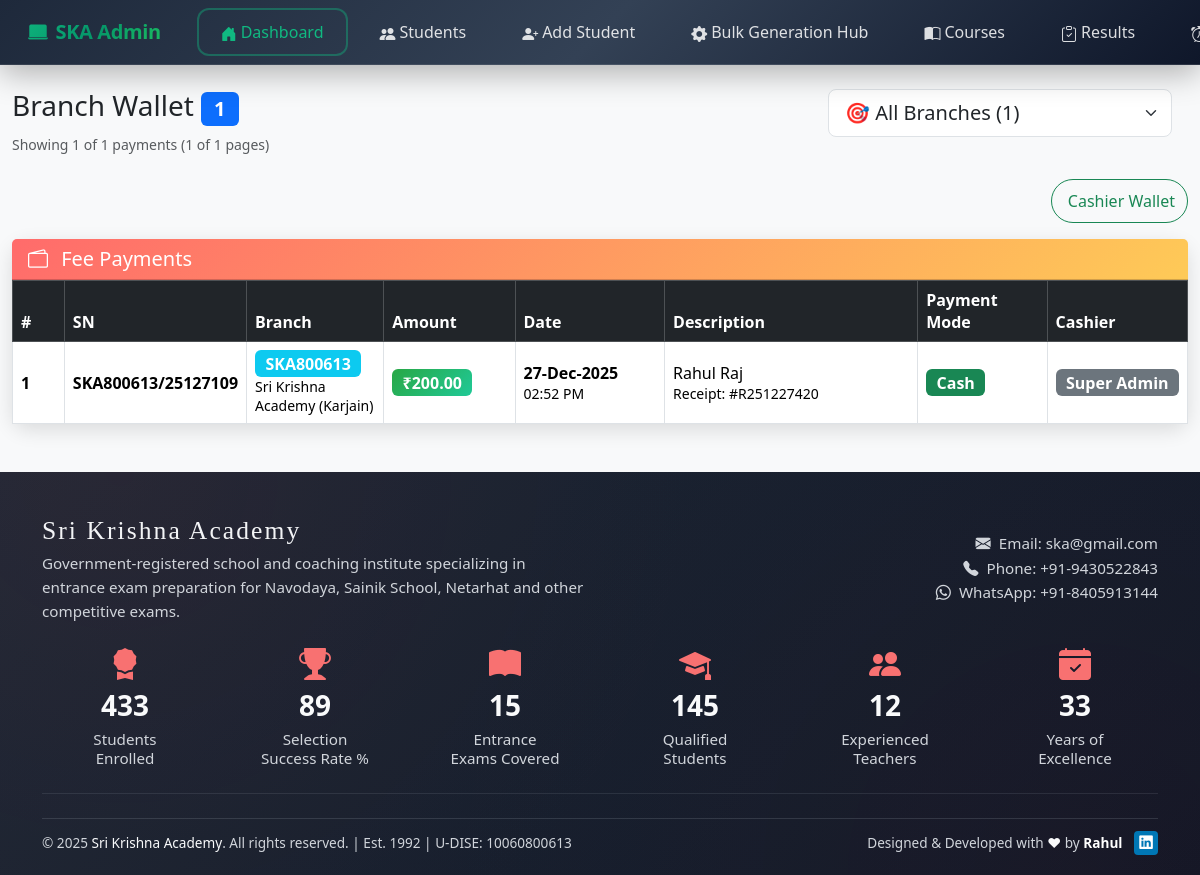
Screenshot of /admin/branch-wallet.php (signed in) with the database file from the repository.
### tables this page shows
CREATE TABLE `fee_payments` (
  `id` int(11) NOT NULL,
  `reg_no` varchar(50) NOT NULL,
  `amount` decimal(8,2) NOT NULL,
  `payment_mode` varchar(20) DEFAULT 'Cash',
  `receipt_no` varchar(30) DEFAULT NULL,
  `payment_date` date DEFAULT curdate(),
  `added_by` varchar(50) DEFAULT NULL,
  `created_at` datetime DEFAULT current_timestamp()
);

CREATE TABLE `study_centers` (
  `id` int(11) NOT NULL,
  `center_code` varchar(20) NOT NULL,
  `center_name` varchar(255) NOT NULL,
  `district` varchar(100) NOT NULL,
  `state` varchar(100) DEFAULT 'Bihar',
  `address` text DEFAULT NULL,
  `pincode` varchar(10) DEFAULT NULL,
  `phone` varchar(20) DEFAULT NULL,
  `is_active` tinyint(1) DEFAULT 1 COMMENT '1-Active\r\n0-Inactive',
  `created_at` timestamp NOT NULL DEFAULT current_timestamp()
);

CREATE TABLE `students` (
  `id` int(11) NOT NULL,
  `reg_no` varchar(50) DEFAULT NULL,
  `student_name` varchar(100) DEFAULT NULL,
  `father_name` varchar(100) DEFAULT NULL,
  `mother_name` varchar(100) DEFAULT NULL,
  `dob` date DEFAULT NULL,
  `gender` enum('Male','Female','Other') DEFAULT NULL,
  `category` varchar(50) DEFAULT NULL,
  `marital_status` varchar(30) DEFAULT NULL,
  `identity_type` varchar(50) DEFAULT NULL,
  `id_number` varchar(50) DEFAULT NULL,
  `qualification` varchar(100) DEFAULT NULL,
  `mobile` varchar(15) DEFAULT NULL,
  `email` varchar(100) DEFAULT NULL,
  `address` text DEFAULT NULL,
  `pincode` varchar(10) DEFAULT NULL,
  `state` varchar(50) DEFAULT NULL,
  `district` varchar(50) DEFAULT NULL,
  `city` varchar(50) DEFAULT NULL,
  `study_center_code` varchar(20) DEFAULT NULL,
  `religion` varchar(50) DEFAULT NULL,
  `course_code` varchar(200) DEFAULT NULL,
  `session_year` varchar(20) DEFAULT NULL,
  `enquiry_source` varchar(100) DEFAULT NULL,
  `photo` varchar(255) DEFAULT NULL,
  `total_fees` decimal(10,2) DEFAULT NULL,
  `admission_date` date DEFAULT NULL,
  `status` varchar(20) DEFAULT 'Active',
  `id_card_generated` varchar(10) DEFAULT 'No' COMMENT 'Yes/No - ID card generation status',
  `marksheet_gen` varchar(10) NOT NULL DEFAULT 'No',
  `certificate_gen` varchar(10) NOT NULL DEFAULT 'No',
  `admit_card_gen` varchar(10) NOT NULL DEFAULT 'No',
  `marksheet_gen_date` date DEFAULT NULL,
  `certificate_gen_date` date DEFAULT NULL
);

### admin/branch-wallet.php (the view, shortened to what this page needs)
<?php
include '../includes/db.php';
$branch_filter = isset($_GET['branch_filter']) ? trim($_GET['branch_filter']) : '';
$per_page = 15;
$page = isset($_GET['page']) ? max(1, (int) $_GET['page']) : 1;
$offset = ($page - 1) * $per_page;
$count_query = "
    SELECT COUNT(DISTINCT fp.id) as total
    FROM fee_payments fp
    INNER JOIN students s ON fp.reg_no = s.reg_no
    INNER JOIN study_centers sc ON s.study_center_code = sc.center_code
";
$count_params = [];
if (!empty($branch_filter)) {
    $count_query .= " WHERE sc.center_code = ?";
    $count_params[] = $branch_filter;
} else {
    $count_query .= " WHERE s.reg_no IS NOT NULL";
}
$count_stmt = $pdo->prepare($count_query);
$count_stmt->execute($count_params);
$total_payments = $count_stmt->fetchColumn();
$total_pages = ceil($total_payments / $per_page);
$payments_query = "
    SELECT fp.*, s.student_name, sc.center_name, sc.center_code
    FROM fee_payments fp
    INNER JOIN students s ON fp.reg_no = s.reg_no
    INNER JOIN study_centers sc ON s.study_center_code = sc.center_code
";
$params = [];
$payments_query .= " ORDER BY fp.payment_date DESC, fp.id DESC LIMIT $per_page OFFSET $offset";
$stmt = $pdo->prepare($payments_query);
$stmt->execute($params);
$payments = $stmt->fetchAll();
include 'header.php';
?>
<!DOCTYPE html>
<html lang="en">
<head>
    <link href="https://cdn.jsdelivr.net/npm/bootstrap@5.3.3/dist/css/bootstrap.min.css" rel="stylesheet">
    <link href="https://cdn.jsdelivr.net/npm/bootstrap-icons@1.11.0/font/bootstrap-icons.css" rel="stylesheet">
</head>
<body>
    <div class="container-fluid mt-4 mb-5">
        <div class="row mb-4">
            <div class="col-md-6">
                <h3 class="mb-2">Branch Wallet
                    <span class="badge bg-primary fs-5"><?= $total_payments ?></span>
                </h3>
                <small class="text-muted">
                    Showing <?= count($payments) ?> of <?= $total_payments ?> payments
                    (<?= $page ?> of <?= $total_pages ?> pages)
                </small>
            </div>
            <div class="col-md-6">
                <div class="d-flex justify-content-end gap-2 align-items-center">
                    <form method="GET" class="d-flex me-3" style="max-width: 350px;">
                        <select name="branch_filter" class="form-select form-select-lg" onchange="this.form.submit()"
                            style="min-width: 250px;">
                            <option value="">🎯 All Branches (<?= $total_payments ?>)</option>
                        </select>
                    </form>
                </div>
            </div>
        </div>
        <div class="row mb-3">
            <div class="col-12 text-end">
                <a href="cashier-wallet" class="btn btn-outline-success btn-rounded">
                    <i class="bi bi-person-cash me-1"></i> Cashier Wallet
                </a>
            </div>
        </div>
        <div class="card section-card">
            <div class="card-header card-header-main d-flex justify-content-between align-items-center">
                <h5 class="mb-0"><i class="bi bi-wallet2 me-2"></i>
                    Fee Payments
                </h5>
            </div>
            <div class="card-body p-0">
                <div class="table-responsive">
                    <table class="table table-hover table-bordered align-middle mb-0">
                        <thead class="table-dark">
                            <tr>
                                <th style="width:5%">#</th>
                                <th style="width:12%">SN</th>
                                <th style="width:12%">Branch</th>
                                <th style="width:12%">Amount</th>
                                <th style="width:15%">Date</th>
                                <th style="width:25%">Description</th>
                                <th style="width:12%">Payment Mode</th>
                                <th style="width:7%">Cashier</th>
                            </tr>
                        </thead>
                        <tbody>
                            <?php foreach ($payments as $i => $p): ?>
                                <tr>
                                    <td><strong><?= (($page - 1) * $per_page + $i + 1) ?></strong></td>
                                    <td><strong><?= htmlspecialchars($p['reg_no']) ?></strong></td>
                                    <td>
                                        <span
                                            class="badge bg-info fs-6"><?= htmlspecialchars($p['center_code']) ?></span><br>
                                        <small><?= htmlspecialchars($p['center_name']) ?></small>
                                    </td>
                                    <td>
                                        <span class="badge amount-badge text-white fs-6">
                                            ₹<?= number_format($p['amount'], 2) ?>
                                        </span>
                                    </td>
                                    <td>
                                        <strong><?= date('d-M-Y', strtotime($p['payment_date'])) ?></strong><br>
                                        <small><?= date('h:i A', strtotime($p['created_at'])) ?></small>
                                    </td>
                                    <td>
                                        <?= htmlspecialchars($p['student_name'] ?: 'N/A') ?><br>
                                        <small>Receipt: #<?= htmlspecialchars($p['receipt_no']) ?></small>
                                    </td>
                                    <td>
                                        <span
                                            class="badge bg-<?= $p['payment_mode'] == 'Cash' ? 'success' : 'primary' ?> fs-6">
                                            <?= htmlspecialchars($p['payment_mode']) ?>
                                        </span>
                                    </td>
                                    <td>
                                        <span class="badge bg-secondary text-white fs-6">
                                            <?= htmlspecialchars($p['added_by']) ?>
                                        </span>
                                    </td>
                                </tr>
                            <?php endforeach; ?>
                        </tbody>
                    </table>
                </div>
            </div>
        </div>
    </div>
    <?php include '../includes/footer.php'; ?>
</body>
</html>

### admin/branch-wallet.php (style rules this page uses)
body { background: #f8f9fa; }
.section-card { box-shadow: 0 6px 20px rgba(0, 0, 0, 0.12); border-radius: 16px; border: none; }
.card-header-main { background: linear-gradient(135deg, #ff6b6b, #feca57); color: white; font-weight: 600; border-radius: 16px 16px 0 0; }
.btn-rounded { border-radius: 50px; transition: all 0.3s ease; min-width: 44px; height: 44px; display: inline-flex; align-items: center; justify-content: center; }
.amount-badge { background: linear-gradient(135deg, #28a745, #20c997); font-weight: 600; }

### rows the page displays
fee_payments: i "1", reg_no "SKA800613/25127109", study_centers.center_code "SKA800613", study_centers.center_name "Sri Krishna Academy (Karjain)", amount "200.00", payment_date "27-Dec-2025", created_at "02:52 PM", students.student_name "Rahul Raj", receipt_no "R251227420", payment_mode "Cash", added_by "Super Admin"

### other values shown
$total_payments "1"
count($payments) "1"
$page "1"
$total_pages "1"
